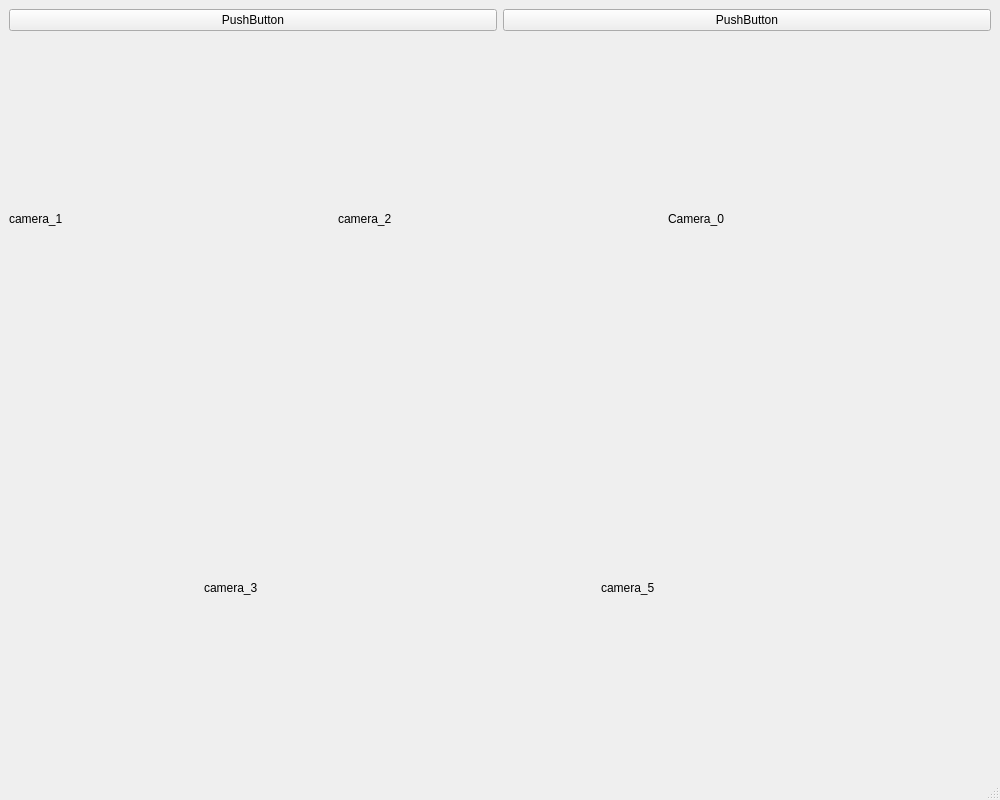
<?xml version="1.0" encoding="UTF-8"?>
<ui version="4.0">
 <class>MainWindow</class>
 <widget class="QMainWindow" name="MainWindow">
  <property name="geometry">
   <rect>
    <x>0</x>
    <y>0</y>
    <width>1000</width>
    <height>800</height>
   </rect>
  </property>
  <property name="windowTitle">
   <string>MainWindow</string>
  </property>
  <widget class="QWidget" name="centralwidget">
   <layout class="QVBoxLayout" name="verticalLayout">
    <item>
     <layout class="QHBoxLayout" name="horizontalLayout">
      <property name="spacing">
       <number>6</number>
      </property>
      <item>
       <widget class="QPushButton" name="pushButton">
        <property name="text">
         <string>PushButton</string>
        </property>
       </widget>
      </item>
      <item>
       <widget class="QPushButton" name="pushButton_2">
        <property name="text">
         <string>PushButton</string>
        </property>
       </widget>
      </item>
     </layout>
    </item>
    <item>
     <layout class="QHBoxLayout" name="horizontalLayout_2">
      <property name="spacing">
       <number>6</number>
      </property>
      <item>
       <widget class="QLabel" name="camera_1">
        <property name="sizePolicy">
         <sizepolicy hsizetype="Expanding" vsizetype="Expanding">
          <horstretch>0</horstretch>
          <verstretch>0</verstretch>
         </sizepolicy>
        </property>
        <property name="text">
         <string>camera_1</string>
        </property>
       </widget>
      </item>
      <item>
       <widget class="QLabel" name="camera_2">
        <property name="sizePolicy">
         <sizepolicy hsizetype="Expanding" vsizetype="Expanding">
          <horstretch>0</horstretch>
          <verstretch>0</verstretch>
         </sizepolicy>
        </property>
        <property name="text">
         <string>camera_2</string>
        </property>
       </widget>
      </item>
      <item>
       <widget class="QLabel" name="camera_0">
        <property name="sizePolicy">
         <sizepolicy hsizetype="Expanding" vsizetype="Expanding">
          <horstretch>0</horstretch>
          <verstretch>0</verstretch>
         </sizepolicy>
        </property>
        <property name="text">
         <string>Camera_0</string>
        </property>
       </widget>
      </item>
     </layout>
    </item>
    <item>
     <layout class="QHBoxLayout" name="horizontalLayout_3">
      <property name="spacing">
       <number>6</number>
      </property>
      <item>
       <spacer name="horizontalSpacer">
        <property name="orientation">
         <enum>Qt::Horizontal</enum>
        </property>
        <property name="sizeHint" stdset="0">
         <size>
          <width>40</width>
          <height>20</height>
         </size>
        </property>
       </spacer>
      </item>
      <item>
       <widget class="QLabel" name="camera_3">
        <property name="sizePolicy">
         <sizepolicy hsizetype="Expanding" vsizetype="Expanding">
          <horstretch>0</horstretch>
          <verstretch>0</verstretch>
         </sizepolicy>
        </property>
        <property name="text">
         <string>camera_3</string>
        </property>
       </widget>
      </item>
      <item>
       <spacer name="horizontalSpacer_3">
        <property name="orientation">
         <enum>Qt::Horizontal</enum>
        </property>
        <property name="sizeHint" stdset="0">
         <size>
          <width>40</width>
          <height>20</height>
         </size>
        </property>
       </spacer>
      </item>
      <item>
       <widget class="QLabel" name="camera_4">
        <property name="sizePolicy">
         <sizepolicy hsizetype="Expanding" vsizetype="Expanding">
          <horstretch>0</horstretch>
          <verstretch>0</verstretch>
         </sizepolicy>
        </property>
        <property name="text">
         <string>camera_5</string>
        </property>
       </widget>
      </item>
      <item>
       <spacer name="horizontalSpacer_2">
        <property name="orientation">
         <enum>Qt::Horizontal</enum>
        </property>
        <property name="sizeHint" stdset="0">
         <size>
          <width>40</width>
          <height>20</height>
         </size>
        </property>
       </spacer>
      </item>
     </layout>
    </item>
   </layout>
  </widget>
  <widget class="QMenuBar" name="menubar">
   <property name="geometry">
    <rect>
     <x>0</x>
     <y>0</y>
     <width>1000</width>
     <height>21</height>
    </rect>
   </property>
  </widget>
  <widget class="QStatusBar" name="statusbar"/>
 </widget>
 <resources/>
 <connections/>
</ui>
